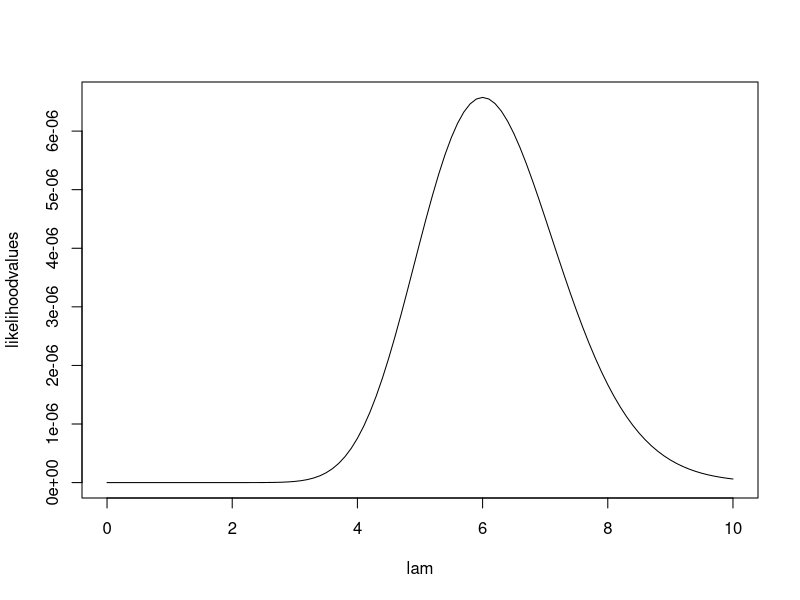
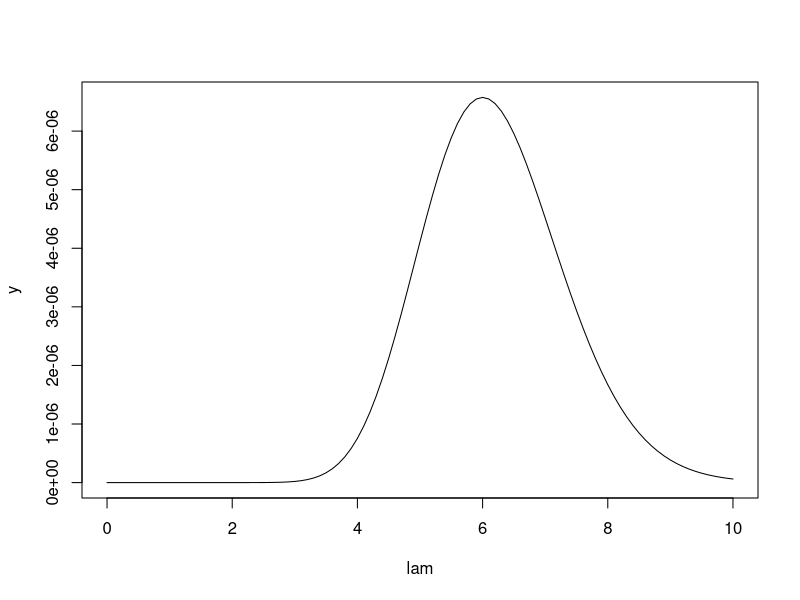
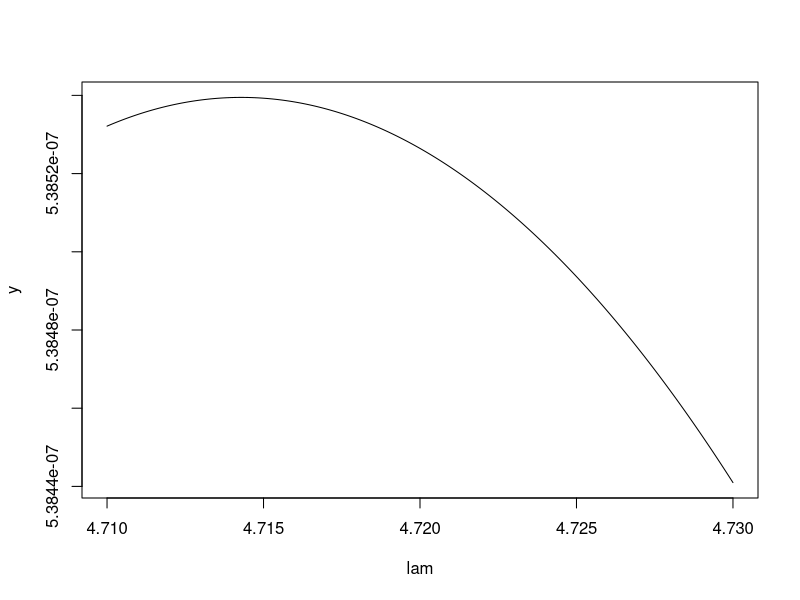

Recreate these plots in R, in order.
p <- function(x,lambda=2){
  # x must be a whole number
  (lambda^x/factorial(x))*exp(-lambda)
}


p.3v1 <- function(x,lambda=2){
  # each element of x must be a whole number
  prod((lambda^x/factorial(x))*exp(-lambda))
}

p.3v2 <- function(x1,x2,x3,lambda=2){
  # x1, x2, and x3 must be whole numbers
  (lambda^(x1+x2+x3)/(factorial(x1)*factorial(x2)*factorial(x3)))*exp(-3*lambda)
}


lam <- 2
p(8,lam)*p(2,lam)*p(8,lam)*p(8,lam)*p(4,lam)

lam <- seq(0,10, 0.1)
likelihoodvalues <- p(8,lam)*p(2,lam)*p(8,lam)*p(8,lam)*p(4,lam)

plot(lam, likelihoodvalues, type = "l")

p.3v1( x =c(8,2,8,8,4), lambda = 2 )
lam <- seq(0,10, 0.1)
p.3v1( x = c(8,2,8,8,4), lambda = lam )

lam <- seq(0,10, 0.1)
y <- sapply(lam, p.3v1, x = c(8,2,8,8,4))
plot(lam, y, type = "l")

lam <- seq(4.71,4.73, 0.00001)
y <- sapply(lam, p.3v1, x = c(8,6,4,3,2,4,6))
plot(lam, y, type = "l")
